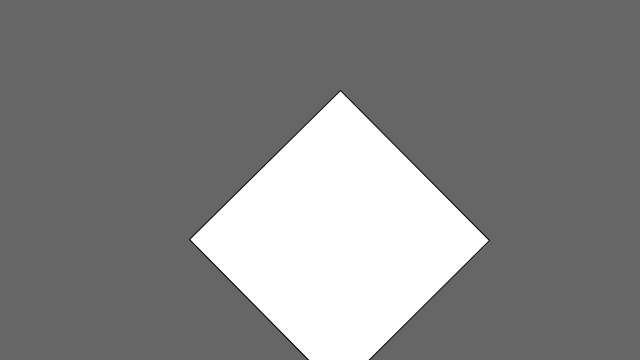
Frame 1 (no input)
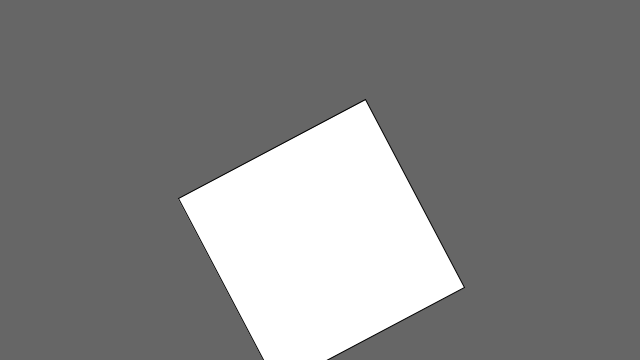
Frame 60 (the mouse pressed at the canvas centre just before this capture)
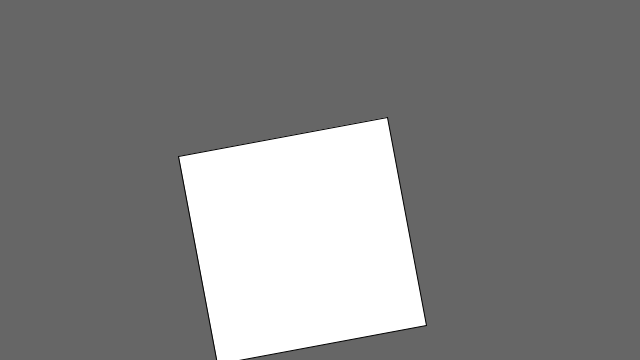
Frame 120 (the mouse held since frame 60 and released just before this capture)

The Processing sketch that drew these frames (run headless with seeded random() and noise(); from frame 60 on, the mouse is pressed at the canvas centre):

// Processing sketch: sketch_03_1_simple_polygon
// ── sketch_03_1_simple_polygon.pde
void setup() 
{
	size(640, 360);
}

void draw() 
{
	background(102);
	pushMatrix();    //start to draw matrix code
  	translate(width*0.5, height*0.5); 
  	rotate(frameCount / 200.0); 
  	polygon(20, 60, 150, 4);  // Triangle   (X, Y, radius, n<< what shapes??)
	popMatrix();   //end draw matrix code
}


void polygon(float x, float y, float radius, int npoints)
{
	float angle = TWO_PI / npoints;
	beginShape();
	for (float a = 0; a < TWO_PI; a += angle) 
	{
		float sx = x + cos(a) * radius;    //x length
		float sy = y + sin(a) * radius;   //y length
		vertex(sx, sy); // draw code
	}
	endShape(CLOSE);
}
